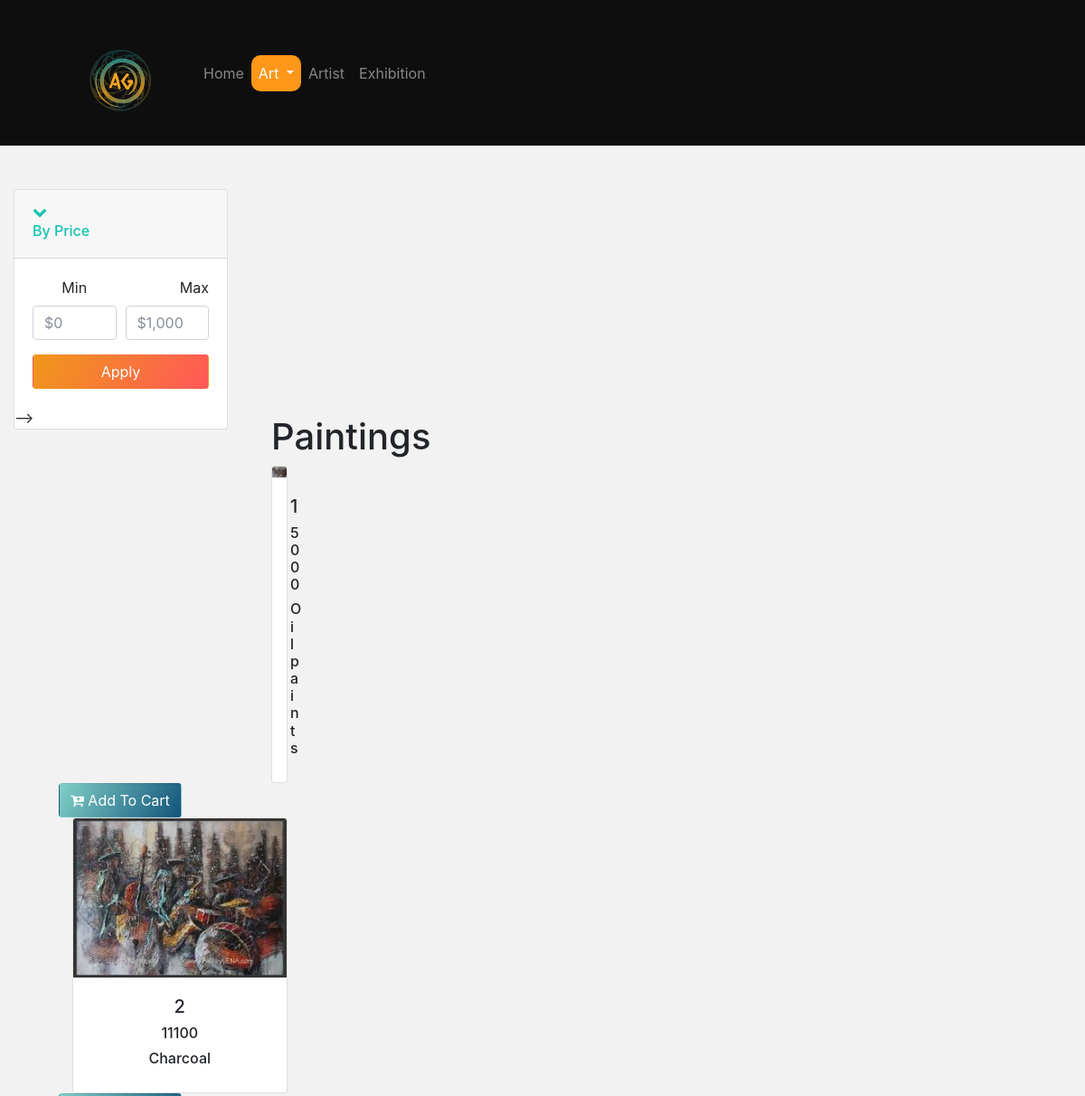
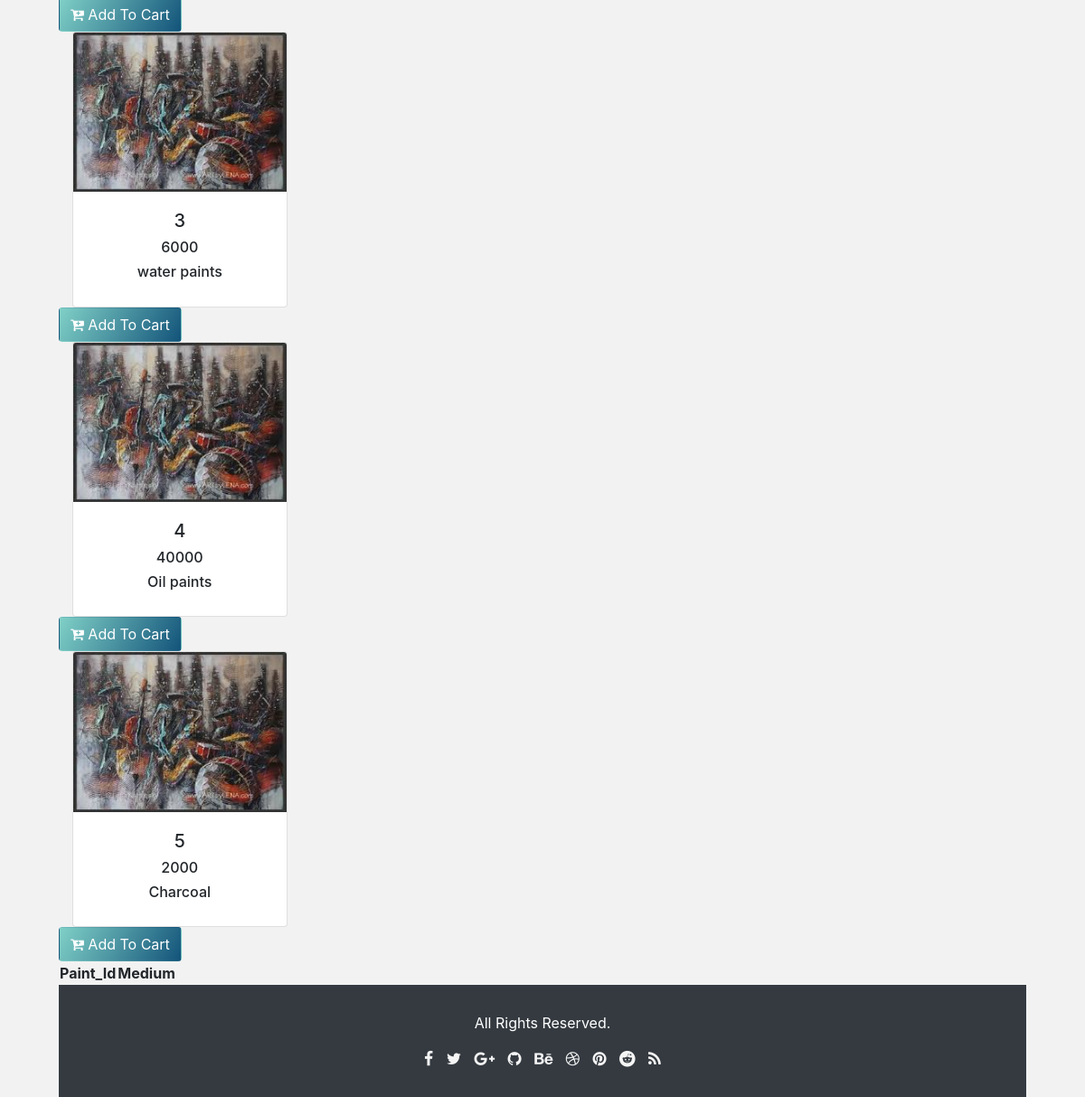
The app's page /painting.php with its own data (2 pictures, top to bottom).
### tables this page shows
CREATE TABLE `art` (
  `art_id` int(11) NOT NULL,
  `name` varchar(35) DEFAULT NULL,
  `artist_id` int(11) DEFAULT NULL,
  `price` int(11) NOT NULL,
  `year` year(4) DEFAULT NULL,
  `quantity` int(20) DEFAULT NULL,
  `type` enum('P','S') DEFAULT NULL,
  `exhibit_id` int(11) DEFAULT NULL
);

CREATE TABLE `paintings` (
  `paint_id` int(11) NOT NULL,
  `medium` varchar(20) NOT NULL
);

### painting.php (the view, shortened to what this page needs)
<?php
$servername = "localhost";
$username = "root";
$password = "";
$dbname = "art_gallery";
$conn = new mysqli($servername, $username, $password, $dbname);
 ?>
<!DOCTYPE html>
<html>
<head>
  <link rel="stylesheet" type="text/css" href="css/bootstrap4.css">
  <link rel="stylesheet" type="text/css" href="css/style.css">
  <link rel="stylesheet" type="text/css" href="https://stackpath.bootstrapcdn.com/font-awesome/4.7.0/css/font-awesome.min.css">
</head>
<body>
<div class="container-fluid bg-black">
  <nav class="container navbar navbar-expand-lg navbar-dark bg-black">
  <a class="navbar-brand" href="#"><img src="logo-oag.png"></a>
  <div class="collapse navbar-collapse" id="navbarSupportedContent">
    <ul class="navbar-nav mr-auto">
      <li class="nav-item">
        <a class="nav-link" href="Index.php">Home </a>
      </li>
      <li class="nav-item dropdown">
        <a class="nav-link dropdown-toggle active" href="#" id="navbarDropdown" role="button" data-toggle="dropdown" aria-haspopup="true" aria-expanded="false">
          Art
        </a>
      </li>
      <li class="nav-item">
        <a class="nav-link" href="artist.php">Artist</a>
      </li>
      <li class="nav-item">
        <a class="nav-link" href="exhibition.php">Exhibition</a>
      </li>
    </ul>
  </div>
</nav>
</div>
  <aside class="col-sm-3 float-left pr-5 py-5">
<div class="card card-filter">
  <article class="card-group-item">
    <header class="card-header">
      <a href="#" data-toggle="collapse" data-target="#collapse33">
        <i class="icon-action fa fa-chevron-down blue"></i>
        <h6 class="title blue">By Price  </h6>
      </a>
    </header>
    <div class="filter-content collapse show" id="collapse33">
      <div class="card-body">
        <div class="form-row">
        <div class="form-group col-md-6">
          <label>Min</label>
          <input class="form-control" placeholder="$0" type="number">
        </div>
        <div class="form-group text-right col-md-6">
          <label>Max</label>
          <input class="form-control" placeholder="$1,0000" type="number">
        </div>
        </div>
        <button class="btn btn-block btn-color2">Apply</button>
      </div>
    </div>
  </article>
-->
  </aside>
<div class="container-fluid bg-light-gray p-0">
<div class="container pt-5">
<?php
  if(isset($_POST["apply"])){
  $max=$_POST["max"];
  $min=$_POST["min"];
  $sql = "SELECT * from art where price BETWEEN $min and $max ORDER BY price";
$result = $conn->query($sql);
   if ($result->num_rows > 0) {
   echo  "<div class='row'>
    <h3>ART</h3>
  </div>
    <div class='row'>
    <div class='underline'></div>
  </div>
</div>
                        <table>
                        <tr>
                            <th>Paint_Id</th>
                            <th>Medium</th>
                            <th>Price</th>
                            <th>Name</th>
                        </tr>";
                        while($row= $result->fetch_assoc()){
                          $sql2 = "SELECT medium from paintings where paint_id=$row[art_id]";
                $result2 = $mysqli_query($sql2);
                $r2=$result2->fetch_assoc();
            $sql3 = "SELECT * from art where art_id=$row[art_id]";
                $result3 = $conn->query($sql3);
                $r3=$result3->fetch_assoc();
                   echo" <div class='col-md-3'>
      <div class='card'>
       <img src='pic3.jpeg' alt='card-1' class='card-img-top'>
      <div class='card-body'>
       <h5>".$r2['paint_id']."</h5><h6>".$r3['price']."</h6><h6>".$r2['medium']."</h6></div></div>   </div>";
                      echo "
                              <form action='cart.php' method='POST'>
                              <button type='submit' name='add' value='".$row[art_id]."' class='btn btn-color'><i class='fa fa-cart-plus' aria-hidden='true'></i> Add To Cart</button>
                              </form>
                              ";
                }
                    echo "</table>";
                    }
                     else {
                    echo "<h1>0 results</h1>";
                    }
}
else{
   $sql = "SELECT * from art where type='P'";
                $result = $conn->query($sql);
   if ($result->num_rows > 0) {
   echo  "<h1 style='margin-top:250px;margin-left:100px'>Paintings</h1>
                        <table>
                        <tr>
                            <th>Paint_Id</th>
                            <th>Medium</th>
                        </tr>";
                        while($row= $result->fetch_assoc()){
                          $sql2 = "SELECT * from paintings where paint_id=$row[art_id]";
                $result2 = $conn->query($sql2);
                $r2=$result2->fetch_assoc();
                          $sql3 = "SELECT * from art where art_id=$row[art_id]";
                $result3 = $conn->query($sql3);
                $r3=$result3->fetch_assoc();
   echo" <div class='col-md-3'>
      <div class='card'>
       <img src='pic3.jpeg' alt='card-1' class='card-img-top'>
      <div class='card-body'>
       <h5>".$r2['paint_id']."</h5><h6>".$r3['price']."</h6><h6>".$r2['medium']."</h6></div></div>   </div>";
                      echo "
                              <form action='cart.php' method='POST'>
                              <button type='submit' name='add' value=$row[art_id] class='btn btn-color'><i class='fa fa-cart-plus' aria-hidden='true'></i> Add To Cart</button>
                              </form>
                              ";
                }
                    echo "</table>";
                    }
                     else {
                    echo "<h1>0 results</h1>";
                    }
}
?>
<footer id="footer bg-dark zin2">
        <p class="copyright">
            <span id="currentYear"></span> All Rights Reserved.
        </p>
        <div class="social">
            <a  href="#" title="facebook">
                <i class="fa fa-facebook"></i>
            </a>
            <a  href=#" title="twitter">
                <i class="fa fa-twitter"></i>
            </a>
            <a  href="http#" title="Google+">
                <i class="fa fa-google-plus"></i>
            </a>
            <a  href#" title="github">
                <i class="fa fa-github"></i>
            </a>
            <a  href="htt#" title="Behance">
                <i class="fa fa-behance"></i>
            </a>
            <a  href="#" title="Dribbble">
                <i class="fa fa-dribbble"></i>
            </a>
            <a  href="https://www.pinterest.com/orbitThemes/" title="Pinterest">
                <i class="fa fa-pinterest"></i>
            </a>
            <a  href="https:/#" title="Reddit">
                <i class="fa fa-reddit"></i>
            </a>
            <a title="RSS">
                <i class="fa fa-rss"></i>
            </a>
        </div>
    </footer>
</body>
</html>

### css/style.css (style rules this page uses)
.bg-black { background-color: rgba(14,14,14,1.00) }
.bg-light-gray { background-color: rgba(111,111,111,0.09) }
.card-body { text-align: center; }
footer { background: #343a40; text-align: center; z-index: 10; padding: 30px 0; color: #fff; }
footer .social a { padding: 0 5px; text-decoration: none; }
footer .social a i.fa { font-size: 1.1rem; color: #f5f5f5; -webkit-transition: all 0.3s ease; -o-transition: all 0.3s ease; transition: all 0.3s ease; }
.btn-color { background-image: linear-gradient(-60deg, #13547a 0%, #80d0c7 100%); color:white; }
.blue { color:#0fc4b0; }
.btn-color2 { background-image: linear-gradient(-60deg, #ff5858 0%, #f09819 100%); color:white; }
li.active,li.nav-item.dropdown>a.nav-link.dropdown-toggle.active { border-radius:10px; background-color: #ff9719; }

### painting.php (style rules this page uses)
table { border-spacing: 10px 10px; }

### records on screen
art: paintings.paint_id "1", price "5000", paintings.medium "Oil paints"
art: paintings.paint_id "2", price "11100", paintings.medium "Charcoal"
art: paintings.paint_id "3", price "6000", paintings.medium "water paints"
art: paintings.paint_id "4", price "40000", paintings.medium "Oil paints"
art: paintings.paint_id "5", price "2000", paintings.medium "Charcoal"
